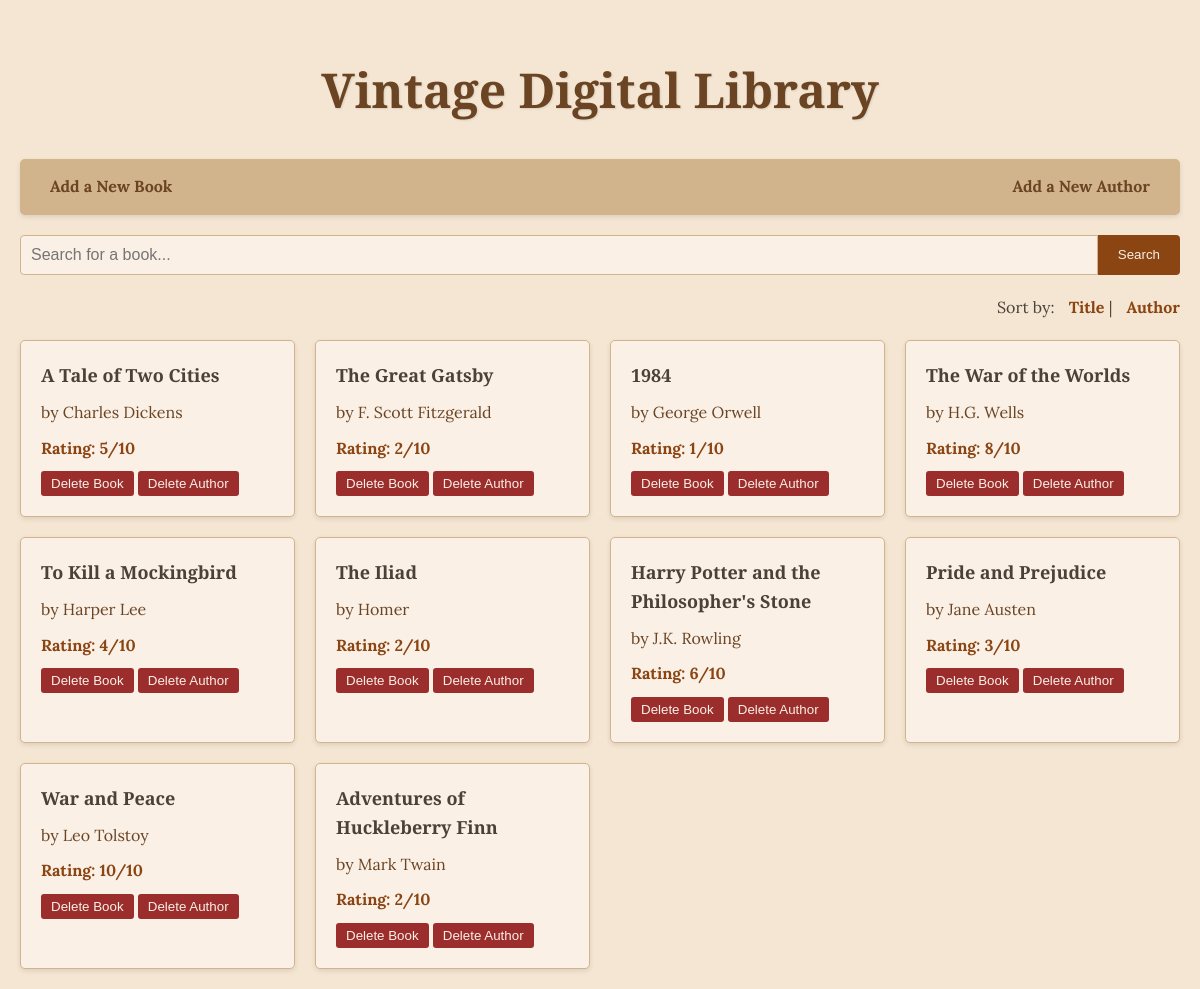
Page /?sort_by=author on the committed database.
### data_models.py (models this page shows, shortened)
class Book(db.Model):
    __tablename__ = 'books'
    id = db.Column(db.Integer, primary_key=True)
    title = db.Column(db.String(200), nullable=False)
    publication_year = db.Column(db.Integer)
    isbn = db.Column(db.String(13), unique=True)
    author_id = db.Column(db.Integer, db.ForeignKey('authors.id'), nullable=False)
    author = db.relationship('Author', back_populates='books')
    rating = db.Column(db.Integer, nullable=False, default=0)

class Author(db.Model):
    __tablename__ = 'authors'
    id = db.Column(db.Integer, primary_key=True)
    name = db.Column(db.String(100), nullable=False)
    birth_date = db.Column(db.Date)
    books = db.relationship('Book', back_populates='author', cascade="all, delete-orphan")

### app.py (the view)
@app.route('/')
def home():
    keyword = request.args.get('keyword')
    sort_by = request.args.get('sort_by', 'title')
    if keyword:
        search = f"%{keyword}%"
        books = Book.query.filter(Book.title.like(search)).order_by(Book.title).all()
    else:
        if sort_by == 'author':
            books = Book.query.join(Author).order_by(Author.name).all()
        else:
            books = Book.query.order_by(Book.title).all()
    return render_template('home.html', books=books)

### templates/home.html (shortened to what this page needs)
<!DOCTYPE html>
<html lang="en">
<head>
</head>
<body>
    <h1>Vintage Digital Library</h1>
    <div class="nav">
        <a href="{{ url_for('add_book') }}">Add a New Book</a>
        <a href="{{ url_for('add_author') }}">Add a New Author</a>
    </div>
    <form class="search-form" action="{{ url_for('home') }}" method="get">
        <input type="text" name="keyword" placeholder="Search for a book...">
        <button type="submit">Search</button>
    </form>
    <div class="sort-links">
        Sort by:
        <a href="{{ url_for('home', sort_by='title') }}">Title</a> |
        <a href="{{ url_for('home', sort_by='author') }}">Author</a>
    </div>
    <div class="book-list">
        {% for book in books %}
            <div class="book-card">
                <div class="book-title">
                    <a href="{{ url_for('book_detail', book_id=book.id) }}">{{ book.title }}</a>
                </div>
                <div class="book-author">
                    by <a href="{{ url_for('author_detail', author_id=book.author.id) }}">{{ book.author.name }}</a>
                </div>
                <div class="book-rating">Rating: {{ book.rating }}/10</div>
                <form action="{{ url_for('delete_book', book_id=book.id) }}" method="post" style="display: inline;">
                    <button type="submit" class="delete-btn">Delete Book</button>
                </form>
                <form action="{{ url_for('delete_author', author_id=book.author.id) }}" method="post" style="display: inline;">
                    <button type="submit" class="delete-btn">Delete Author</button>
                </form>
            </div>
        {% else %}
            <p>No books found matching your search criteria.</p>
        {% endfor %}
    </div>
</body>
</html>

### templates/home.html (style rules this page uses)
body { font-family: 'Lora', serif; line-height: 1.6; color: #4a4238; max-width: 1200px; margin: 0 auto; padding: 20px; background-color: #f5e6d3; }
h1 { font-family: 'Playfair Display', serif; color: #6b4423; text-align: center; margin-bottom: 30px; font-size: 3em; text-shadow: 1px 1px 2px rgba(0,0,0,0.1); }
.nav { display: flex; justify-content: space-between; align-items: center; background-color: #d2b48c; padding: 10px 20px; border-radius: 5px; margin-bottom: 20px; box-shadow: 0 2px 5px rgba(0,0,0,0.1); }
.nav a { color: #6b4423; text-decoration: none; padding: 5px 10px; border-radius: 3px; transition: background-color 0.3s; font-weight: bold; }
.search-form { display: flex; margin-bottom: 20px; }
.search-form input[type="text"] { flex-grow: 1; padding: 10px; font-size: 16px; border: 1px solid #d2b48c; border-radius: 4px 0 0 4px; background-color: #faf0e6; }
.search-form button { padding: 10px 20px; background-color: #8b4513; color: #faf0e6; border: none; border-radius: 0 4px 4px 0; cursor: pointer; transition: background-color 0.3s; }
.sort-links { text-align: right; margin-bottom: 20px; }
.sort-links a { color: #8b4513; text-decoration: none; margin-left: 10px; font-weight: bold; }
.book-list { display: grid; grid-template-columns: repeat(auto-fill, minmax(250px, 1fr)); gap: 20px; }
.book-card { background-color: #faf0e6; border-radius: 5px; padding: 20px; box-shadow: 0 2px 5px rgba(0,0,0,0.1); transition: transform 0.3s; border: 1px solid #d2b48c; }
.book-title { font-family: 'Playfair Display', serif; font-size: 18px; font-weight: bold; margin-bottom: 10px; color: #4a4238; }
.book-title a { color: #4a4238; text-decoration: none; }
.book-author { color: #6b4423; margin-bottom: 10px; }
.book-author a { color: #6b4423; text-decoration: none; }
.book-rating { color: #8b4513; font-weight: bold; }
.delete-btn { background-color: #9b2d2d; color: #faf0e6; border: none; padding: 5px 10px; border-radius: 3px; cursor: pointer; transition: background-color 0.3s; margin-top: 10px; }

### rows in the picture
Book: title "A Tale of Two Cities", author.name "Charles Dickens", rating "5"
Book: title "The Great Gatsby", author.name "F. Scott Fitzgerald", rating "2"
Book: title "1984", author.name "George Orwell", rating "1"
Book: title "The War of the Worlds", author.name "H.G. Wells", rating "8"
Book: title "To Kill a Mockingbird", author.name "Harper Lee", rating "4"
Book: title "The Iliad", author.name "Homer", rating "2"
Book: title "Harry Potter and the Philosopher's Stone", author.name "J.K. Rowling", rating "6"
Book: title "Pride and Prejudice", author.name "Jane Austen", rating "3"
Book: title "War and Peace", author.name "Leo Tolstoy", rating "10"
Book: title "Adventures of Huckleberry Finn", author.name "Mark Twain", rating "2"
